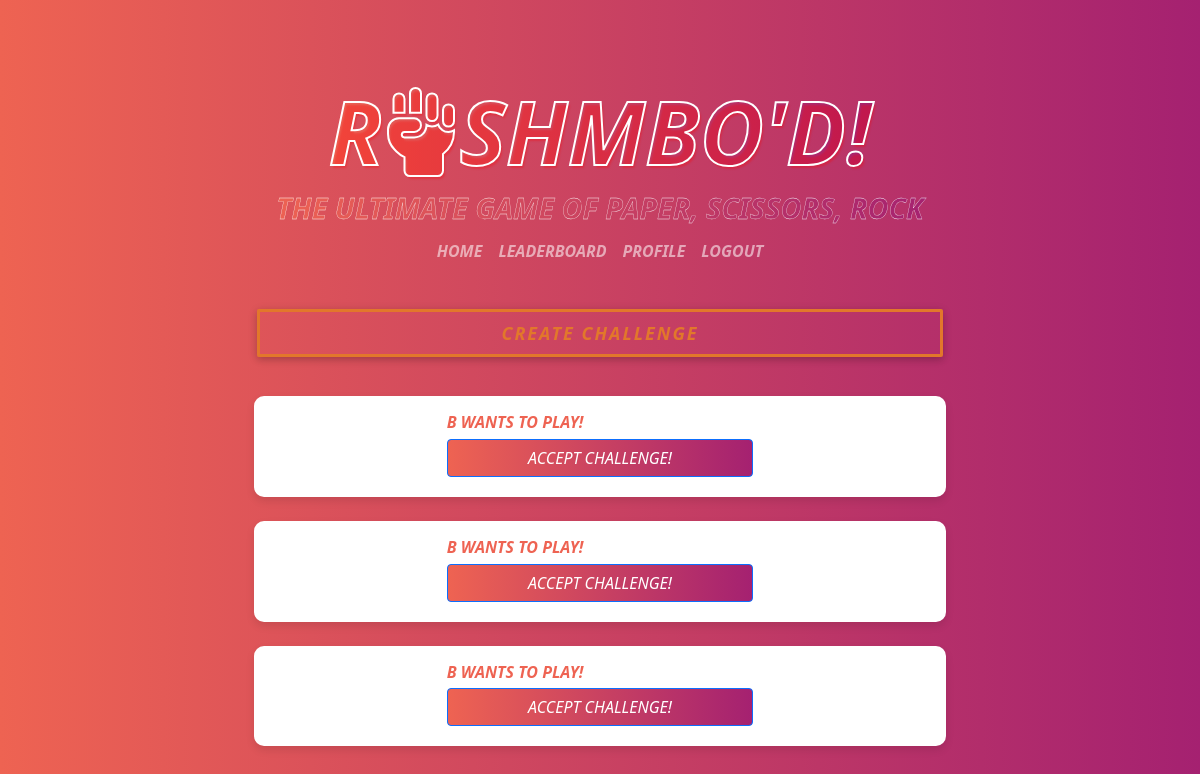
Page /game (signed in) on the committed database.
### app/models.py (models this page shows, shortened)
class Game (db.Model):
    id = db.Column(db.Integer, primary_key=True)
    user_id = db.Column(db.Integer, db.ForeignKey(User.id, name='game_user_fk'), index=True)
    opponent_id = db.Column(db.Integer, db.ForeignKey(User.id, name='game_opponent_fk'), index=True)
    user_move = db.Column(db.String(10))
    opponent_move = db.Column(db.String(10))
    result = db.Column(db.String(10), nullable=True)
    status = db.Column(db.String(10))
    user = db.relationship('User', foreign_keys=[user_id], backref='games_as_challenger', lazy=True)
    opponent = db.relationship('User', foreign_keys=[opponent_id], backref='opponent_games', lazy=True)

class User(UserMixin, db.Model):
    id: so.Mapped[int] = so.mapped_column(primary_key=True)
    username: so.Mapped[str] = so.mapped_column(sa.String(64), index=True,
                                                unique=True)
    email: so.Mapped[str] = so.mapped_column(sa.String(120), index=True,
                                             unique=True)
    password_hash: so.Mapped[Optional[str]] = so.mapped_column(sa.String(256))
    posts: so.WriteOnlyMapped['Post'] = so.relationship(
        back_populates='author')
    about_me: so.Mapped[Optional[str]] = so.mapped_column(sa.String(140))
    last_seen: so.Mapped[Optional[datetime]] = so.mapped_column(
        default=lambda: datetime.now(timezone.utc))
    points: so.Mapped[int] = so.mapped_column(sa.Integer, default=0, nullable=True)

### app/routes.py (the view)
@app.route('/game')
@login_required
def game():
    open_challenges = Game.query.filter_by(status="Open").options(joinedload(Game.user)).all()
    return render_template('game.html', open_challenges=open_challenges)

### app/models.py (called while the page is built)
@login.user_loader
def load_user(id):
    return db.session.get(User, int(id))

### app/routes.py (called while the page is built)
@app.before_request
def before_request():
    if current_user.is_authenticated:
        current_user.last_seen = datetime.now(timezone.utc)
        db.session.commit()

### app/templates/game.html (shortened to what this page needs)
{% extends "base.html" %}
{% block content %}
<div class="row justify-content-md-center" style="padding:15px">
    <a class="bttn title create-btn" href="{{ url_for('create_challenge') }}">Create Challenge</a>
</div>
{% for challenge in open_challenges %}
    <div class="container mt-4 challenge-box">
        <div id="challenges" class="row title" >
            {{ challenge.user.username  }} wants to play!
            <a class="btn btn-primary fun" href="{{ url_for('accept_challenge', challenge_id=challenge.id) }}"
            style="margin-top: 10px;">Accept Challenge!</a>
        </div>
</div>
{% endfor %}
{% endblock %}

### app/static/style/styles.css (style rules this page uses)
:root { --gradient: linear-gradient(90deg, #ee6352, purple, #ee6352); }
body { font-family: basic-sans, sans-serif; min-height: 100vh; display: flex; justify-content: center; align-items: center; font-size: 1.125em; line-height: 1.6; color: #333; background: #ddd; background-size: 300%; background-image: var(--gradient); animation: bg-animation 25s infinite; }
.container { display: flex; justify-content: center; flex-direction: column; align-items: center; min-height: 10vh; padding-top: 20px; flex-wrap: wrap; }
.challenge-box { background: #fff; border-radius: 10px; box-shadow: 0 4px 8px rgba(0, 0, 0, 0.1); padding: 20px; margin: 20px 0; text-align: center; width: 80%; }
.title { margin: 0 0 .5em; text-transform: uppercase; font-weight: 900; font-style: italic; font-size: 1rem; color: #ee6352; line-height: .8; margin: 0; }
.fun { color: white; border: 0; cursor: pointer; padding: .5em 1.25em; background: linear-gradient(90deg, #ee6352, purple, #ee6352); background-size: 300%; background-position: left; transition: background-position 350ms; }
a.bttn { color: rgb(226, 119, 43); text-decoration: none; -webkit-transition: 0.3s all ease; transition: 0.3s ease all; }
.bttn { font-size: 18px; letter-spacing: 2px; text-transform: uppercase; display: inline-block; text-align: center; width: 270px; font-weight: bold; padding: 14px 0px; border: 3px solid rgb(226, 119, 43); border-radius: 2px; position: relative; box-shadow: 0 2px 10px rgba(0, 0, 0, 0.16), 0 3px 6px rgba(0, 0, 0, 0.1); }
.bttn:before { -webkit-transition: 0.5s all ease; transition: 0.5s all ease; position: absolute; top: 0; left: 50%; right: 50%; bottom: 0; opacity: 0; content: ''; background-color: rgb(226, 119, 43); z-index: -2; }

### rows in the picture
Game: user.username "B"
Game: user.username "B"
Game: user.username "B"
